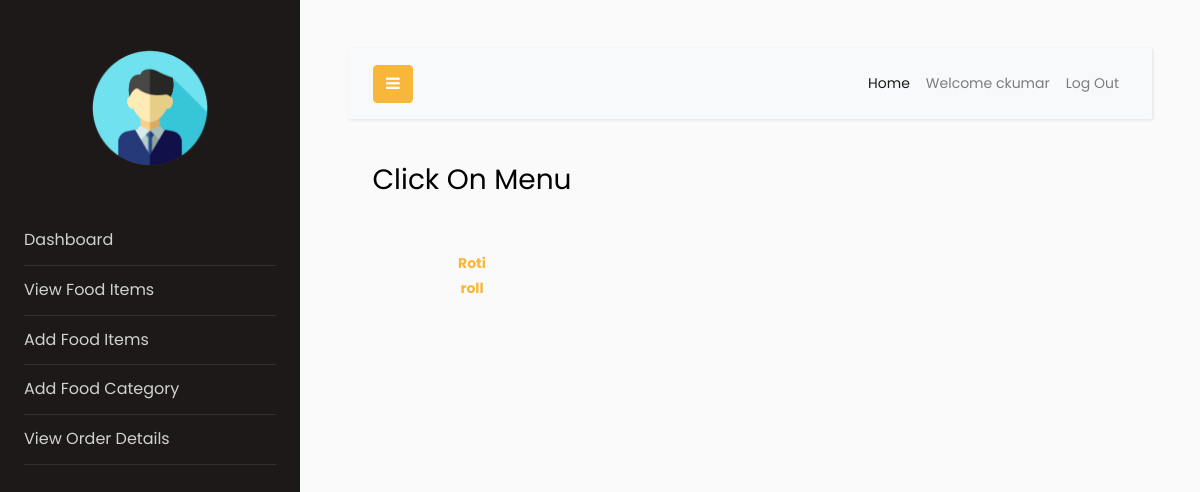
/manager/edit_food_items.php (signed in), run on the app's committed database.
### tables this page shows
CREATE TABLE `manager` (
  `username` varchar(30) NOT NULL,
  `fullname` varchar(30) NOT NULL,
  `email` varchar(30) NOT NULL,
  `contact` varchar(30) NOT NULL,
  `password` varchar(100) NOT NULL
);

CREATE TABLE `food` (
  `F_ID` int(30) NOT NULL,
  `name` varchar(30) NOT NULL,
  `price` int(30) NOT NULL,
  `description` varchar(200) NOT NULL,
  `category_name` varchar(100) NOT NULL,
  `R_ID` int(30) NOT NULL,
  `R_Name` varchar(222) NOT NULL,
  `images_path` varchar(200) NOT NULL,
  `options` varchar(10) NOT NULL DEFAULT 'ENABLE'
);

### manager/session_m.php (called while the page is built, shortened)
<?php
$conn = Connect();
$user_check=$_SESSION['login_user1'];
$query = "SELECT username FROM manager WHERE username = '$user_check'";
$ses_sql = mysqli_query($conn, $query);
$row = mysqli_fetch_assoc($ses_sql);
$login_session =$row['username'];
?>

### manager/edit_food_items.php (the view, shortened to what this page needs)
<?php
   include('session_m.php');
   ?>
<!DOCTYPE html>
<html>
  <head>
    <link rel="stylesheet" href="https://stackpath.bootstrapcdn.com/font-awesome/4.7.0/css/font-awesome.min.css">
    <link rel="stylesheet" href="css/style.css">
  </head>
  <body>
    <div class="wrapper d-flex align-items-stretch">
    <?php
     include 'navbar1.php';
     ?>
        <div class="row">
      <div class="col-lg-4 col-md-6 col-sm-12">
  <div class="form-area">
    <div style="text-align: center;">
      <h3>Click On Menu <br><br></h3>
    </div>
    <?php
    $query = mysqli_query($conn, "SELECT * FROM food f WHERE f.options = 'ENABLE' AND f.R_ID IN (SELECT r.R_ID FROM restaurants r WHERE r.M_ID='$user_check') ORDER BY F_ID");
    while ($row = mysqli_fetch_array($query)) {
      ?>
      <div class="list-group" style="text-align: center;">
        <?php
      echo "<b><a href='edit_food_items.php?update= {$row['F_ID']}'>{$row['name']}</a></b>";
        ?>
      </div>
    <?php
    }
    ?>
  </div>
</div>
</div>
      </div>
    </div>
  </body>
</html>

### manager/navbar1.php (shortened to what this page needs)
<nav id="sidebar">
            <div class="p-4 pt-5">
               <a href="#" class="img logo rounded-circle mb-5" style="background-image: url(images/logo.png);"></a>
               <ul class="list-unstyled components mb-5">
                  <li>
                     <a href="myrestaurant.php">Dashboard</a>
                  </li>
                  <li>
                     <a href="view_food_items.php">View Food Items</a>
                  </li>
                        <li>
                           <a href="add_food_items.php">Add Food Items</a>
                        </li>
                  <li >
                     <a href="add_food_category.php">Add Food Category</a>
                  </li>
                  <li>
                     <a href="view_order_details.php">View Order Details</a>
                  </li>
               </ul>
            </div>
         </nav>
         <div id="content" class="p-4 p-md-5">
            <nav class="navbar navbar-expand-lg navbar-light bg-light">
               <div class="container-fluid">
                  <button type="button" id="sidebarCollapse" class="btn btn-primary">
                  <i class="fa fa-bars"></i>
                  </button>
                  <div class="collapse navbar-collapse" id="navbarSupportedContent">
                     <ul class="nav navbar-nav ml-auto">
                        <li class="nav-item active">
                           <a class="nav-link" href="myrestaurant.php">Home</a>
                        </li>
                        <li class="nav-item">
                           <a class="nav-link" href="#">Welcome <?php echo $login_session; ?> </a>
                        </li>
                        <li class="nav-item">
                           <a class="nav-link" href="logout_m.php">Log Out </a>
                        </li>
                     </ul>
                  </div>
               </div>
            </nav>

### data on the page
manager: username "ckumar"
food: name "Roti"
food: name "roll"
